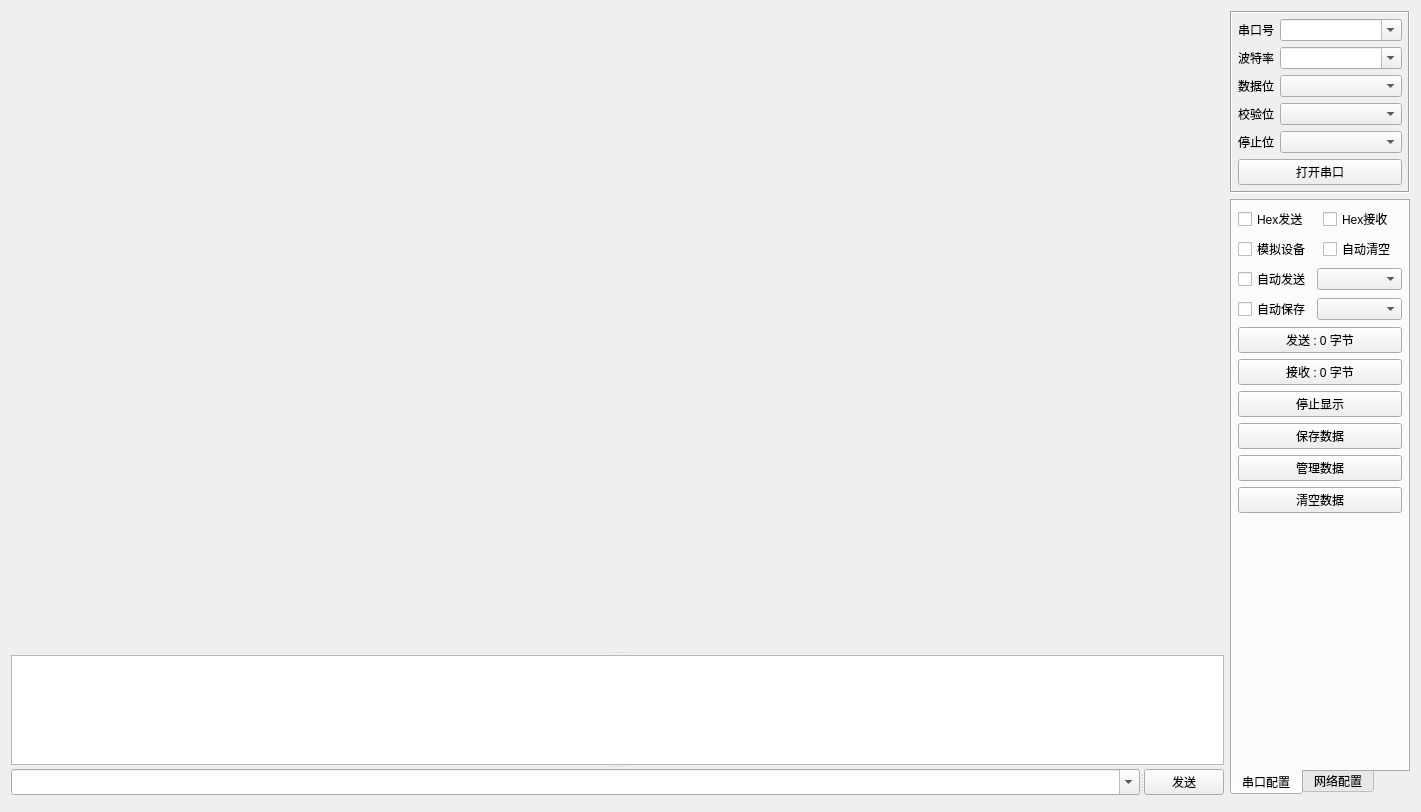
<?xml version="1.0" encoding="UTF-8"?>
<ui version="4.0">
 <class>frmComTool</class>
 <widget class="QWidget" name="frmComTool">
  <property name="geometry">
   <rect>
    <x>0</x>
    <y>0</y>
    <width>1421</width>
    <height>812</height>
   </rect>
  </property>
  <layout class="QGridLayout" name="gridLayout_6">
   <item row="0" column="1">
    <widget class="QWidget" name="widgetRight" native="true">
     <property name="minimumSize">
      <size>
       <width>180</width>
       <height>0</height>
      </size>
     </property>
     <property name="maximumSize">
      <size>
       <width>180</width>
       <height>16777215</height>
      </size>
     </property>
     <layout class="QVBoxLayout" name="verticalLayout">
      <property name="leftMargin">
       <number>0</number>
      </property>
      <property name="topMargin">
       <number>0</number>
      </property>
      <property name="rightMargin">
       <number>0</number>
      </property>
      <property name="bottomMargin">
       <number>0</number>
      </property>
      <item>
       <widget class="QFrame" name="frameTop">
        <property name="frameShape">
         <enum>QFrame::Box</enum>
        </property>
        <property name="frameShadow">
         <enum>QFrame::Sunken</enum>
        </property>
        <layout class="QGridLayout" name="gridLayout_3">
         <property name="leftMargin">
          <number>6</number>
         </property>
         <property name="topMargin">
          <number>6</number>
         </property>
         <property name="rightMargin">
          <number>6</number>
         </property>
         <property name="bottomMargin">
          <number>6</number>
         </property>
         <item row="0" column="0">
          <widget class="QLabel" name="labPortName">
           <property name="text">
            <string>串口号</string>
           </property>
          </widget>
         </item>
         <item row="0" column="1">
          <widget class="QComboBox" name="cboxPortName">
           <property name="sizePolicy">
            <sizepolicy hsizetype="Preferred" vsizetype="Fixed">
             <horstretch>1</horstretch>
             <verstretch>0</verstretch>
            </sizepolicy>
           </property>
           <property name="editable">
            <bool>true</bool>
           </property>
          </widget>
         </item>
         <item row="1" column="0">
          <widget class="QLabel" name="labBaudRate">
           <property name="text">
            <string>波特率</string>
           </property>
          </widget>
         </item>
         <item row="1" column="1">
          <widget class="QComboBox" name="cboxBaudRate">
           <property name="sizePolicy">
            <sizepolicy hsizetype="Preferred" vsizetype="Fixed">
             <horstretch>1</horstretch>
             <verstretch>0</verstretch>
            </sizepolicy>
           </property>
           <property name="editable">
            <bool>true</bool>
           </property>
          </widget>
         </item>
         <item row="2" column="0">
          <widget class="QLabel" name="labDataBit">
           <property name="text">
            <string>数据位</string>
           </property>
          </widget>
         </item>
         <item row="2" column="1">
          <widget class="QComboBox" name="cboxDataBit">
           <property name="sizePolicy">
            <sizepolicy hsizetype="Preferred" vsizetype="Fixed">
             <horstretch>1</horstretch>
             <verstretch>0</verstretch>
            </sizepolicy>
           </property>
          </widget>
         </item>
         <item row="3" column="0">
          <widget class="QLabel" name="labParity">
           <property name="text">
            <string>校验位</string>
           </property>
          </widget>
         </item>
         <item row="3" column="1">
          <widget class="QComboBox" name="cboxParity">
           <property name="sizePolicy">
            <sizepolicy hsizetype="Preferred" vsizetype="Fixed">
             <horstretch>1</horstretch>
             <verstretch>0</verstretch>
            </sizepolicy>
           </property>
          </widget>
         </item>
         <item row="4" column="0">
          <widget class="QLabel" name="labStopBit">
           <property name="text">
            <string>停止位</string>
           </property>
          </widget>
         </item>
         <item row="4" column="1">
          <widget class="QComboBox" name="cboxStopBit">
           <property name="sizePolicy">
            <sizepolicy hsizetype="Preferred" vsizetype="Fixed">
             <horstretch>1</horstretch>
             <verstretch>0</verstretch>
            </sizepolicy>
           </property>
          </widget>
         </item>
         <item row="5" column="0" colspan="2">
          <widget class="QPushButton" name="btnOpen">
           <property name="text">
            <string>打开串口</string>
           </property>
          </widget>
         </item>
        </layout>
       </widget>
      </item>
      <item>
       <widget class="QTabWidget" name="tabWidget">
        <property name="tabPosition">
         <enum>QTabWidget::South</enum>
        </property>
        <property name="currentIndex">
         <number>0</number>
        </property>
        <widget class="QWidget" name="tab">
         <attribute name="title">
          <string>串口配置</string>
         </attribute>
         <layout class="QGridLayout" name="gridLayout_5">
          <property name="leftMargin">
           <number>6</number>
          </property>
          <property name="topMargin">
           <number>6</number>
          </property>
          <property name="rightMargin">
           <number>6</number>
          </property>
          <property name="bottomMargin">
           <number>6</number>
          </property>
          <item row="0" column="0">
           <widget class="QCheckBox" name="ckHexSend">
            <property name="text">
             <string>Hex发送</string>
            </property>
           </widget>
          </item>
          <item row="0" column="1">
           <widget class="QCheckBox" name="ckHexReceive">
            <property name="text">
             <string>Hex接收</string>
            </property>
           </widget>
          </item>
          <item row="1" column="0">
           <widget class="QCheckBox" name="ckDebug">
            <property name="text">
             <string>模拟设备</string>
            </property>
           </widget>
          </item>
          <item row="1" column="1">
           <widget class="QCheckBox" name="ckAutoClear">
            <property name="text">
             <string>自动清空</string>
            </property>
           </widget>
          </item>
          <item row="2" column="0" colspan="2">
           <layout class="QGridLayout" name="gridLayout">
            <item row="0" column="0">
             <widget class="QCheckBox" name="ckAutoSend">
              <property name="text">
               <string>自动发送</string>
              </property>
             </widget>
            </item>
            <item row="0" column="1">
             <widget class="QComboBox" name="cboxSendInterval">
              <property name="sizePolicy">
               <sizepolicy hsizetype="Expanding" vsizetype="Fixed">
                <horstretch>0</horstretch>
                <verstretch>0</verstretch>
               </sizepolicy>
              </property>
             </widget>
            </item>
            <item row="1" column="0">
             <widget class="QCheckBox" name="ckAutoSave">
              <property name="text">
               <string>自动保存</string>
              </property>
             </widget>
            </item>
            <item row="1" column="1">
             <widget class="QComboBox" name="cboxSaveInterval">
              <property name="sizePolicy">
               <sizepolicy hsizetype="Expanding" vsizetype="Fixed">
                <horstretch>0</horstretch>
                <verstretch>0</verstretch>
               </sizepolicy>
              </property>
             </widget>
            </item>
           </layout>
          </item>
          <item row="3" column="0" colspan="2">
           <widget class="QPushButton" name="btnSendCount">
            <property name="text">
             <string>发送 : 0 字节</string>
            </property>
           </widget>
          </item>
          <item row="4" column="0" colspan="2">
           <widget class="QPushButton" name="btnReceiveCount">
            <property name="text">
             <string>接收 : 0 字节</string>
            </property>
           </widget>
          </item>
          <item row="5" column="0" colspan="2">
           <widget class="QPushButton" name="btnStopShow">
            <property name="text">
             <string>停止显示</string>
            </property>
           </widget>
          </item>
          <item row="6" column="0" colspan="2">
           <widget class="QPushButton" name="btnSave">
            <property name="text">
             <string>保存数据</string>
            </property>
           </widget>
          </item>
          <item row="7" column="0" colspan="2">
           <widget class="QPushButton" name="btnData">
            <property name="text">
             <string>管理数据</string>
            </property>
           </widget>
          </item>
          <item row="8" column="0" colspan="2">
           <widget class="QPushButton" name="btnClear">
            <property name="text">
             <string>清空数据</string>
            </property>
           </widget>
          </item>
          <item row="9" column="0" colspan="2">
           <spacer name="verticalSpacer">
            <property name="orientation">
             <enum>Qt::Vertical</enum>
            </property>
            <property name="sizeHint" stdset="0">
             <size>
              <width>20</width>
              <height>2</height>
             </size>
            </property>
           </spacer>
          </item>
         </layout>
        </widget>
        <widget class="QWidget" name="tab_2">
         <attribute name="title">
          <string>网络配置</string>
         </attribute>
         <layout class="QGridLayout" name="gridLayout_2">
          <property name="leftMargin">
           <number>6</number>
          </property>
          <property name="topMargin">
           <number>6</number>
          </property>
          <property name="rightMargin">
           <number>6</number>
          </property>
          <property name="bottomMargin">
           <number>6</number>
          </property>
          <item row="0" column="0" colspan="2">
           <layout class="QGridLayout" name="gridLayout_4">
            <item row="3" column="0">
             <widget class="QLabel" name="labListenPort">
              <property name="text">
               <string>监听端口</string>
              </property>
             </widget>
            </item>
            <item row="1" column="0">
             <widget class="QLabel" name="labServerIP">
              <property name="text">
               <string>远程地址</string>
              </property>
             </widget>
            </item>
            <item row="4" column="1">
             <widget class="QComboBox" name="cboxSleepTime"/>
            </item>
            <item row="1" column="1">
             <widget class="QLineEdit" name="txtServerIP">
              <property name="text">
               <string/>
              </property>
             </widget>
            </item>
            <item row="2" column="0">
             <widget class="QLabel" name="labServerPort">
              <property name="text">
               <string>远程端口</string>
              </property>
             </widget>
            </item>
            <item row="2" column="1">
             <widget class="QLineEdit" name="txtServerPort">
              <property name="text">
               <string/>
              </property>
             </widget>
            </item>
            <item row="4" column="0">
             <widget class="QLabel" name="labSleepTime">
              <property name="text">
               <string>延时时间</string>
              </property>
             </widget>
            </item>
            <item row="3" column="1">
             <widget class="QLineEdit" name="txtListenPort"/>
            </item>
            <item row="0" column="0">
             <widget class="QLabel" name="labMode">
              <property name="text">
               <string>转换模式</string>
              </property>
             </widget>
            </item>
            <item row="0" column="1">
             <widget class="QComboBox" name="cboxMode">
              <item>
               <property name="text">
                <string>Tcp_Client</string>
               </property>
              </item>
              <item>
               <property name="text">
                <string>Tcp_Server</string>
               </property>
              </item>
              <item>
               <property name="text">
                <string>Udp_Client</string>
               </property>
              </item>
              <item>
               <property name="text">
                <string>Udp_Server</string>
               </property>
              </item>
             </widget>
            </item>
           </layout>
          </item>
          <item row="2" column="0" colspan="2">
           <widget class="QPushButton" name="btnStart">
            <property name="text">
             <string>启动</string>
            </property>
           </widget>
          </item>
          <item row="3" column="0" colspan="2">
           <spacer name="verticalSpacer_2">
            <property name="orientation">
             <enum>Qt::Vertical</enum>
            </property>
            <property name="sizeHint" stdset="0">
             <size>
              <width>20</width>
              <height>59</height>
             </size>
            </property>
           </spacer>
          </item>
          <item row="1" column="0" colspan="2">
           <widget class="QCheckBox" name="ckAutoConnect">
            <property name="text">
             <string>自动重连网络</string>
            </property>
           </widget>
          </item>
         </layout>
        </widget>
       </widget>
      </item>
     </layout>
    </widget>
   </item>
   <item row="1" column="0">
    <widget class="QWidget" name="widget" native="true">
     <layout class="QHBoxLayout" name="horizontalLayout">
      <property name="leftMargin">
       <number>0</number>
      </property>
      <property name="topMargin">
       <number>0</number>
      </property>
      <property name="rightMargin">
       <number>0</number>
      </property>
      <property name="bottomMargin">
       <number>0</number>
      </property>
     </layout>
    </widget>
   </item>
   <item row="0" column="0">
    <widget class="QSplitter" name="splitter_2">
     <property name="orientation">
      <enum>Qt::Vertical</enum>
     </property>
     <widget class="QStackedWidget" name="widgetStackScroll">
      <property name="sizePolicy">
       <sizepolicy hsizetype="Expanding" vsizetype="Expanding">
        <horstretch>0</horstretch>
        <verstretch>0</verstretch>
       </sizepolicy>
      </property>
      <property name="minimumSize">
       <size>
        <width>0</width>
        <height>640</height>
       </size>
      </property>
      <widget class="QWidget" name="page"/>
      <widget class="QWidget" name="page_2"/>
     </widget>
     <widget class="QTextEdit" name="txtMain">
      <property name="enabled">
       <bool>true</bool>
      </property>
      <property name="maximumSize">
       <size>
        <width>16777215</width>
        <height>160</height>
       </size>
      </property>
      <property name="frameShape">
       <enum>QFrame::StyledPanel</enum>
      </property>
      <property name="verticalScrollBarPolicy">
       <enum>Qt::ScrollBarAsNeeded</enum>
      </property>
      <property name="horizontalScrollBarPolicy">
       <enum>Qt::ScrollBarAsNeeded</enum>
      </property>
      <property name="readOnly">
       <bool>true</bool>
      </property>
     </widget>
     <widget class="QSplitter" name="splitter">
      <property name="orientation">
       <enum>Qt::Horizontal</enum>
      </property>
      <widget class="QComboBox" name="cboxData">
       <property name="sizePolicy">
        <sizepolicy hsizetype="Ignored" vsizetype="Fixed">
         <horstretch>0</horstretch>
         <verstretch>0</verstretch>
        </sizepolicy>
       </property>
       <property name="editable">
        <bool>true</bool>
       </property>
       <property name="duplicatesEnabled">
        <bool>false</bool>
       </property>
      </widget>
      <widget class="QPushButton" name="btnSend">
       <property name="minimumSize">
        <size>
         <width>80</width>
         <height>0</height>
        </size>
       </property>
       <property name="maximumSize">
        <size>
         <width>80</width>
         <height>16777215</height>
        </size>
       </property>
       <property name="text">
        <string>发送</string>
       </property>
      </widget>
     </widget>
    </widget>
   </item>
  </layout>
 </widget>
 <resources/>
 <connections/>
</ui>
